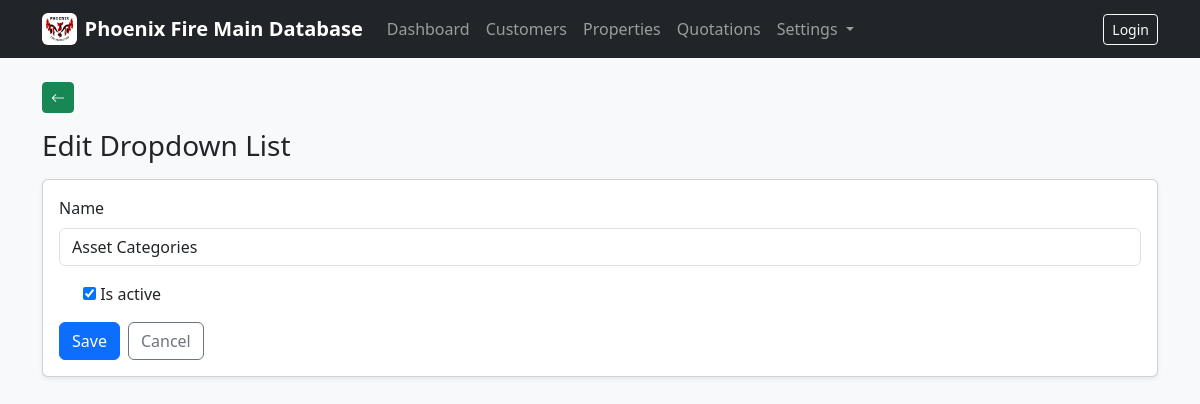
Screenshot of /codes/settings/dropdowns/1/edit/ with the database file from the repository.
### company/models.py (models this page shows, shortened)
class ClientProfile(models.Model):
    company_logo = models.ImageField(upload_to="company/logo/", blank=True, null=True)
    legal_company_name = models.CharField(max_length=255, blank=True)
    trading_name = models.CharField(max_length=255, blank=True)
    company_address = models.TextField(blank=True)
    company_phone = models.CharField(max_length=50, blank=True)
    company_email = models.EmailField(blank=True)
    company_abn = models.CharField(max_length=50, blank=True)
    company_acn = models.CharField(max_length=50, blank=True)
    accounts_phone = models.CharField(max_length=50, blank=True)
    accounts_email = models.EmailField(blank=True)
    updated_at = models.DateTimeField(auto_now=True)
    class Meta:
        verbose_name = "Client Profile"
        verbose_name_plural = "Client Profile"
    @classmethod
    def get_solo(cls):
        obj, _ = cls.objects.get_or_create(pk=1)
        return obj

### codes/models.py (models this page shows, shortened)
class DropdownList(models.Model):
    name = models.CharField(max_length=120, unique=True)
    slug = models.SlugField(max_length=140, unique=True, blank=True)
    is_active = models.BooleanField(default=True)
    class Meta:
        ordering = ["name"]
        verbose_name = "Dropdown List"
        verbose_name_plural = "Dropdown Lists"

### codes/dropdowns_views.py (the view, shortened to what this page needs)
# urls.py: path("settings/dropdowns/<int:pk>/edit/", DropdownListUpdateView.as_view(), name="dropdown_list_update"),
class DropdownListUpdateView(UpdateView):
    model = DropdownList
    fields = ["name", "is_active"]
    template_name = "codes/dropdown_list_form.html"
    def get_context_data(self, **kwargs):
        ctx = super().get_context_data(**kwargs)
        ctx["title"] = "Edit Dropdown List"
        ctx["cancel_url"] = reverse_lazy("codes:dropdown_list_list")
        return ctx

### company/context_processors.py (called while the page is built)
def client_profile(request):
    try:
        return {"client_profile": ClientProfile.get_solo()}
    except Exception:
        return {"client_profile": None}

### templates/codes/dropdown_list_form.html (shortened to what this page needs)
{% extends "base.html" %}
{% block content %}
<div class="d-flex justify-content-between align-items-center mb-3">
  <h1 class="h3 mb-0">{{ title }}</h1>
</div>
<div class="card shadow-sm">
  <div class="card-body">
    <form method="post" novalidate>
      {% for field in form %}
        <div class="mb-3">
          {% if field.field.widget.input_type == "checkbox" %}
            <div class="form-check">
              {{ field }}
              <label class="form-check-label" for="{{ field.id_for_label }}">
                {{ field.label }}
              </label>
            </div>
          {% else %}
            <label class="form-label" for="{{ field.id_for_label }}">{{ field.label }}</label>
            {% if field.field.widget.input_type == "text" %}
              <input type="text" name="{{ field.name }}" id="{{ field.id_for_label }}"
                     value="{{ field.value|default_if_none:'' }}"
                     class="form-control">
            {% else %}
              {{ field }}
            {% endif %}
          {% endif %}
        </div>
      {% endfor %}
      <div class="d-flex gap-2">
        <button class="btn btn-primary" type="submit">Save</button>
        <a class="btn btn-outline-secondary" href="{{ cancel_url }}">Cancel</a>
      </div>
    </form>
  </div>
</div>
{% endblock %}

### templates/base.html (shortened to what this page needs)
<!doctype html>
<html lang="en">
<head>
  <link href="https://cdn.jsdelivr.net/npm/bootstrap@5.3.3/dist/css/bootstrap.min.css" rel="stylesheet">
  <link rel="stylesheet" href="https://cdn.jsdelivr.net/npm/bootstrap-icons@1.11.3/font/bootstrap-icons.min.css">
</head>
<body class="bg-light">
<nav class="navbar navbar-expand-lg navbar-dark bg-dark">
  <div class="container">
    <a class="navbar-brand fw-semibold d-flex align-items-center gap-2"
       href="{% url 'dashboard' %}">
      {% if client_profile and client_profile.company_logo %}
        <img src="{{ client_profile.company_logo.url }}"
             alt="Company Logo"
             style="height:32px;width:auto;"
             class="rounded bg-white p-1">
      {% endif %}
      <span>Phoenix Fire Main Database</span>
    </a>
    <div class="collapse navbar-collapse" id="mainNav">
      <ul class="navbar-nav me-auto">
        <li class="nav-item">
          <a class="nav-link" href="{% url 'dashboard' %}">Dashboard</a>
        </li>
        <li class="nav-item">
          <a class="nav-link" href="{% url 'customers:list' %}">Customers</a>
        </li>
        <li class="nav-item">
          <a class="nav-link" href="{% url 'properties:list' %}">Properties</a>
        </li>
        <li class="nav-item">
          <a class="nav-link" href="{% url 'quotations:list' %}">Quotations</a>
        </li>
        <li class="nav-item dropdown">
          <a class="nav-link dropdown-toggle" href="#" id="settingsDropdown"
             role="button" data-bs-toggle="dropdown">
            Settings
          </a>
        </li>
      </ul>
      <ul class="navbar-nav">
        {% if user.is_authenticated %}
          <li class="nav-item">
            <span class="navbar-text me-3">
              Logged in as {{ user.username }}
            </span>
          </li>
          <li class="nav-item">
            <a class="btn btn-outline-light btn-sm" href="/admin/logout/">Logout</a>
          </li>
        {% else %}
          <li class="nav-item">
            <a class="btn btn-outline-light btn-sm" href="/admin/login/">Login</a>
          </li>
        {% endif %}
      </ul>
    </div>
  </div>
</nav>
<main class="container my-4 page-wrap">
  <div class="mb-3 no-print">
    <button type="button"
            class="btn btn-back btn-sm"
            onclick="goBackAnimated()"
            title="Back">
      <i class="bi bi-arrow-left"></i>
    </button>
  </div>
  {% block content %}{% endblock %}
</main>
</body>
</html>

### templates/base.html (style rules this page uses)
.page-wrap { animation: pageEnter 160ms ease-out; }
.btn-back, a.btn-back, button.btn-back { background-color: var(--bs-success) !important; border-color: var(--bs-success) !important; color: #fff !important; }

### rows the page displays
ClientProfile: company_logo (picture)
DropdownList: name "Asset Categories", form "☑"

### other values shown
{{ title }} "Edit Dropdown List"
{{ field.label }} "Name"
{{ field.label }} "Is active"
